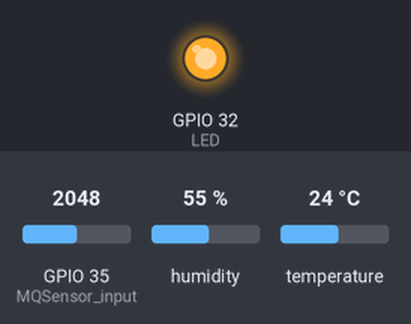
A sketch run on a simulated ESP32. On the bench: output pins drawn as LEDs (lit = HIGH). The inputs (shaded band) are chosen by the test bench; at power-on: GPIO 35 (MQSensor_input) = 2048, humidity 55 %, temperature 24 °C. WiFi joins after 1.5 s; servers stay silent unless stated; what the sketch prints to the serial monitor is not drawn.

Above: at 3.0 s.
3.1 s: GPIO 35 (MQSensor_input) set to 1865
9.1 s: GPIO 35 (MQSensor_input) set to 1734
At 12.4 s:
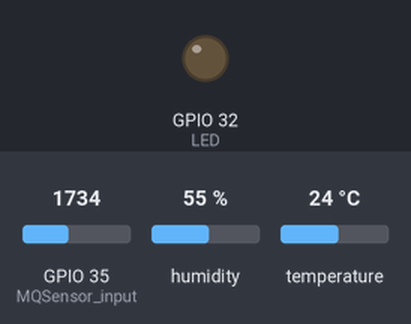
18.3 s: GPIO 35 (MQSensor_input) set to 1840
At 22.8 s:
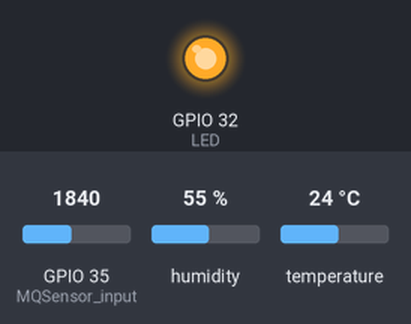
24.3 s: GPIO 35 (MQSensor_input) set to 1760
At 28.4 s:
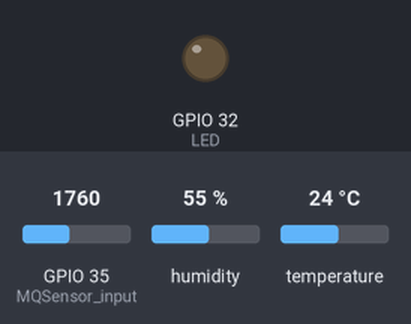
Timing chart, 0 to 29.9 s (numbered marks = the images above; inputs shaded):
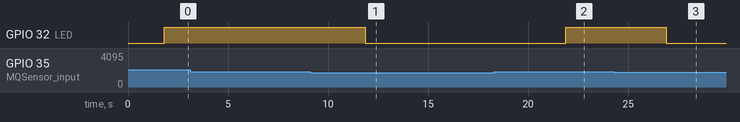

Measured:
- the behaviour switches between 1801 and 1800 on GPIO 35 (MQSensor_input) (found by bisection; images 0 and 1)
- after the input at 3.1 s, every drawn part: stays the same
- after the input at 9.1 s, GPIO 32 (LED): HIGH → LOW after 2.8 s
- after the input at 18.3 s, GPIO 32 (LED): LOW → HIGH after 3.6 s
- after the input at 24.3 s, GPIO 32 (LED): HIGH → LOW after 2.6 s

The sketch:

DHT22MQ6WifiBlynk.ino
```cpp
#include <Wire.h>
#include <WiFi.h>

#define DHT22_PIN 14
#define BLYNK_TEMPLATE_ID "TMPL6EDI2j2A4"
#define BLYNK_TEMPLATE_NAME "co2"
#define BLYNK_AUTH_TOKEN "RjqsfquZCIia8I99LZq4kNELIYa3KigH"

#include <BlynkSimpleEsp32.h>
#include <DHT.h>

int LED = 32;
int MQSensor_input = 35;
DHT dht22(DHT22_PIN, DHT22);

char ssid[] = "B10-510 4G";
char pass[] = "20210531";

void setup()
{
  Serial.begin(9600);
  delay(10);

  // Kết nối Wi-Fi
  Serial.print("Connecting to ");
  Serial.println(ssid);
  WiFi.begin(ssid, pass);
  while (WiFi.status() != WL_CONNECTED) {
    delay(500);
    Serial.print(".");
  }
  Serial.println("WiFi connected");

  pinMode(LED, OUTPUT);
  Blynk.begin(BLYNK_AUTH_TOKEN, ssid, pass);
  dht22.begin();
}

void dht() {
  // Đọc giá trị từ cảm biến DHT22
  float humi = dht22.readHumidity();
  float tempC = dht22.readTemperature();
  float tempF = dht22.readTemperature(true);

  // Kiểm tra lỗi đọc từ cảm biến DHT22
  if (isnan(tempC) || isnan(tempF) || isnan(humi)) {
    Serial.println("Failed to read from DHT22 sensor!");
    return;
  }

  // Gửi giá trị nhiệt độ và độ ẩm lên Blynk
  Blynk.virtualWrite(V3, humi);
  Blynk.virtualWrite(V2, tempC);

  // In thông tin nhiệt độ và độ ẩm lên Serial Monitor
  Serial.print("Humidity: ");
  Serial.print(humi);
  Serial.print("%, Temperature: ");
  Serial.print(tempC);
  Serial.print("°C ~ ");
  Serial.print(tempF);
  Serial.print("°F | ");
}

void loop()
{
  // Đọc giá trị từ cảm biến MQ2
  int MQsensor_Aout = analogRead(MQSensor_input);

  // Gửi giá trị MQ2 lên Blynk
  Blynk.virtualWrite(V0, MQsensor_Aout);

  // Kiểm tra nồng độ khí gas
  if (MQsensor_Aout > 1800) {
    Serial.print("Gas Detected! | ");
    digitalWrite(LED, HIGH);  // Bật LED khi có gas
    Blynk.virtualWrite(V1, 1);  // Thông báo có gas trên Blynk
  } else {
    Serial.print("No Gas | ");
    digitalWrite(LED, LOW);  // Tắt LED khi không có gas
    Blynk.virtualWrite(V1, 0);  // Thông báo không có gas trên Blynk
  }

  // In ra các giá trị và trạng thái lên Serial Monitor
  dht();
  Serial.print("Gas Sensor: ");
  Serial.println(MQsensor_Aout);

  delay(5000);  // Đợi 5 giây trước khi đọc lại
  Blynk.run();  // Chạy Blynk để giữ kết nối
}
```
